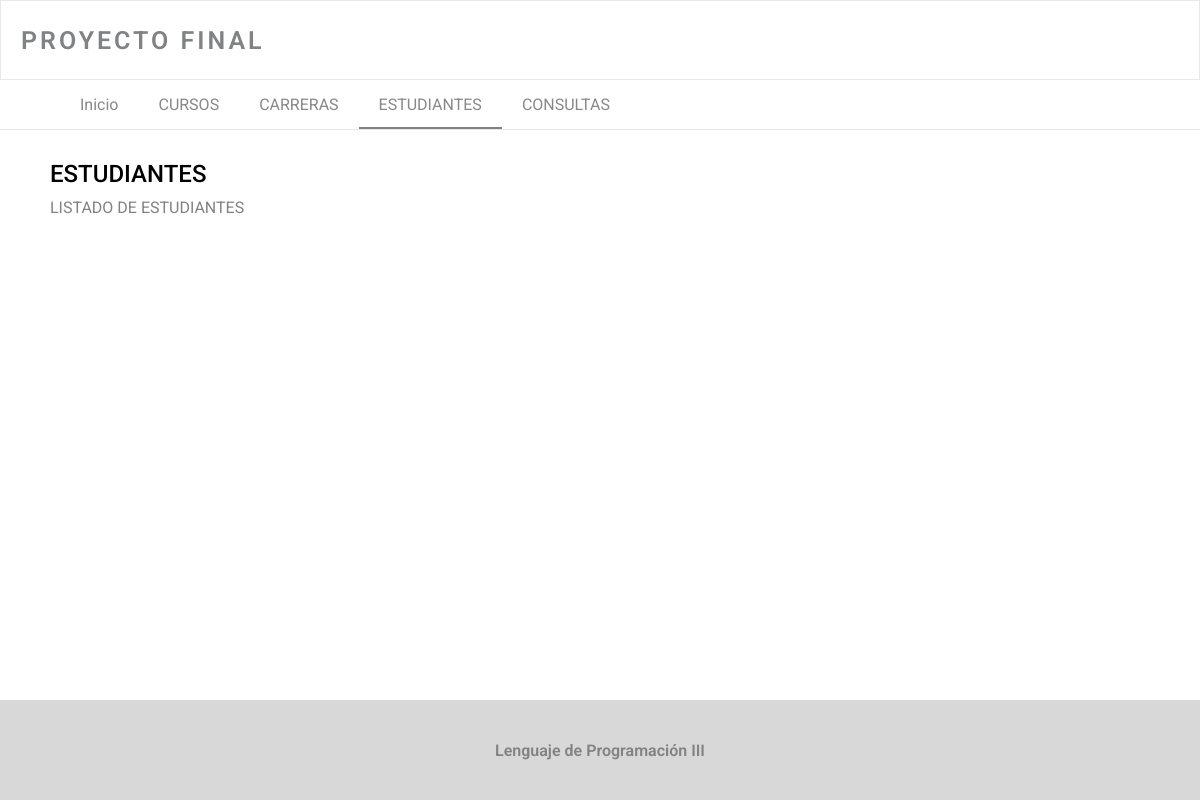
/lista-estudiantes/, run on an earlier commit of the app's database.
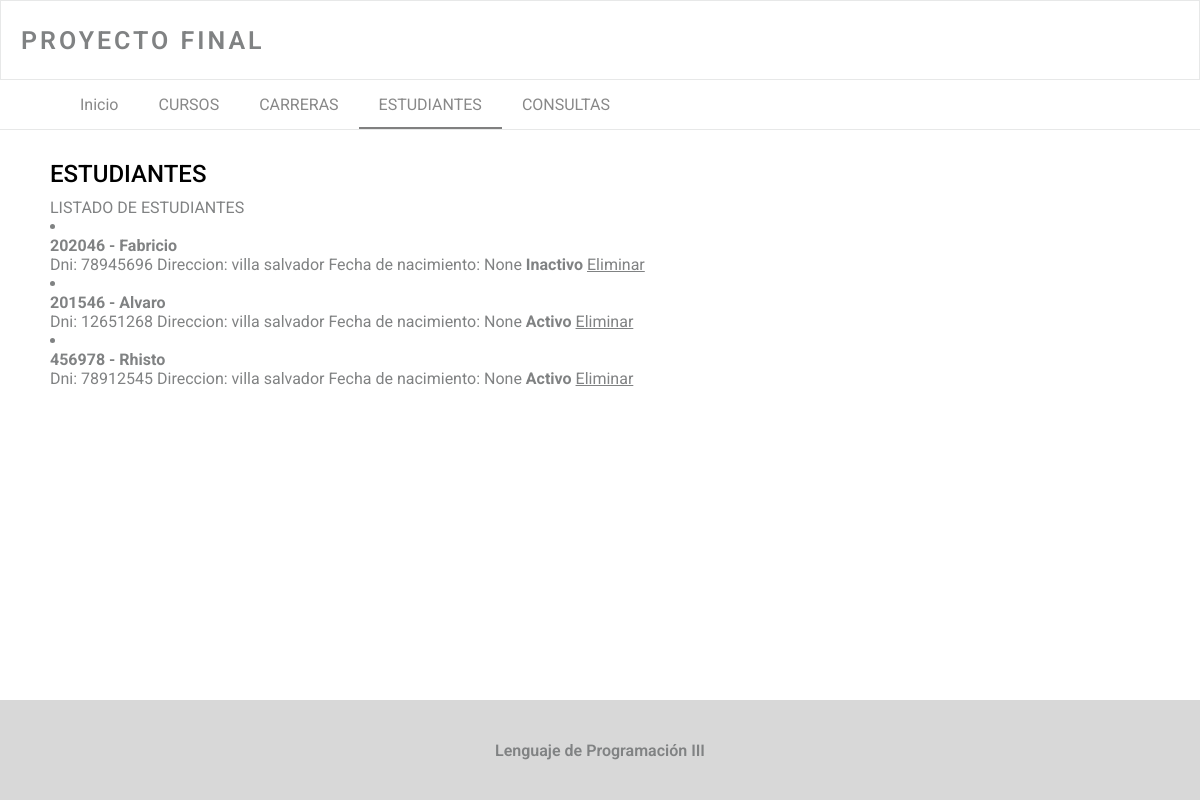
And on a later commit of the database.
### miApp/models.py (models this page shows)
class Estudiante(models.Model):
    idestudiante =  models.AutoField(primary_key=True)
    codigo  =  models.TextField()
    nombre   =  models.TextField()
    apellido = models.TextField()
    dni  =  models.TextField()
    direccion = models.TextField()
    fecha_nacimiento = models.DateTimeField()
    estado  =  models.CharField(max_length=1)

### miApp/views.py (the view)
# urls.py: path('lista-estudiantes/', views.listar_estudiantes, name="listarEstudiantes"),
def listar_estudiantes(request):
    estudiantes = Estudiante.objects.all()
    return render(request,'listar_estudiantes.html',
        {         'titulo' : 'ESTUDIANTES',
        'mensaje' : 'LISTADO DE ESTUDIANTES',
        'estudiantes': estudiantes   })

### miApp/templates/listar_estudiantes.html (shortened to what this page needs)
{% extends 'layout.html' %}
{% block content %}
<h2 class="title">{{titulo}}</h2>
<p>{{mensaje}}</p>
{% for estudiante in estudiantes %}
            <li>
                <h4>{{estudiante.codigo}} - {{estudiante.nombre}} {{estudiante.apellidos}}</h4>
                <span>Dni: {{estudiante.dni}} </span>
                <span>Direccion: {{estudiante.direccion}} </span>
                <span>Fecha de nacimiento: {{estudiante.fecha_nacimiento}} </span>
                {% if estudiante.estado == 'A' %}
                    <strong>Activo</strong>
                {% else %}
                    <strong>Inactivo</strong>
                {% endif %}
                <a href="{% url 'eliminarEstudiante' id=estudiante.idestudiante %}">Eliminar</a>
            </li>
{% endfor %}
{% endblock %}

### miApp/templates/layout.html (shortened to what this page needs)
<!DOCTYPE html>
<html lang="es">
<head>
    {% load static %}
    <link rel="stylesheet" type="text/css" href="{% static 'css/style.css' %}" />
</head>
<body>
    <header>
        <h1>PROYECTO FINAL</h1>
    </header>
    <nav>
        <ul class="nav-list">
            <li class="nav-item">
                <a href="{% url 'inicio' %}">Inicio</a>
            </li>
            <li class="nav-item">
                <a href="{% url 'listarCurso' %}">CURSOS</a>
            </li>
            <li class="nav-item">
                <a href="{% url 'listarCarrera' %}">CARRERAS</a>
            </li>
            <li class="nav-item">
                <a href="{% url 'listarEstudiantes' %}">ESTUDIANTES</a>
            </li>
            <li class="nav-item">
                <a href="{% url 'listarConsultas' %}">CONSULTAS</a>
            </li>
        </ul>
    </nav>
    <main>
        {% block content %}
        {% endblock %}
    </main>
    <footer>
        Lenguaje de Programación III
    </footer>
</body>
</html>

### miApp/static/css/style.css (style rules this page uses)
* { margin: 0px; padding: 0px; font-family: 'Roboto', serif; box-sizing: border-box; color: #808283 }
html { overflow-x: hidden; }
header { padding: 0 20px; width: 100vw; height: 80px; background-color: white; display: flex; align-items: center; position: fixed; top: 0; color:black; border: 0.5px solid rgba(195, 197, 198, 0.4); }
h1 { font-size: 25px; font-weight: 600; letter-spacing: 3px; color: #808283 }
nav { margin-top: 80px; height: 50px; width: 100vw; }
.nav-list { display: flex; height: 100%; padding: 0 60px; width: 100%; border-bottom: 0.5px solid rgba(195, 197, 198, 0.4); }
.nav-item { height: 100%; padding: 0 20px; list-style-type: none; }
.nav-item a { color: #888888; line-height: 50px; text-decoration: none; }
.itemSelected { border-bottom: 2px solid grey; }
main { min-height: calc(100vh - 230px); padding: 30px 50px; }
.title { color: black; font-weight: 500; margin-bottom: 10px; }
footer { width: 100vw; height: 100px; background-color: #D8D8D8; display: flex; justify-content: center; align-items: center; /color: #808283;/ color: #494848; font-weight: 550; }

What changed in the data, as far as the page shows it:
added Estudiante: codigo "202046", nombre "Fabricio", dni "78945696", direccion "villa salvador", fecha_nacimiento "None", estado "Inactivo"
added Estudiante: codigo "201546", nombre "Alvaro", dni "12651268", direccion "villa salvador", fecha_nacimiento "None", estado "Activo"
added Estudiante: codigo "456978", nombre "Rhisto", dni "78912545", direccion "villa salvador", fecha_nacimiento "None", estado "Activo"
